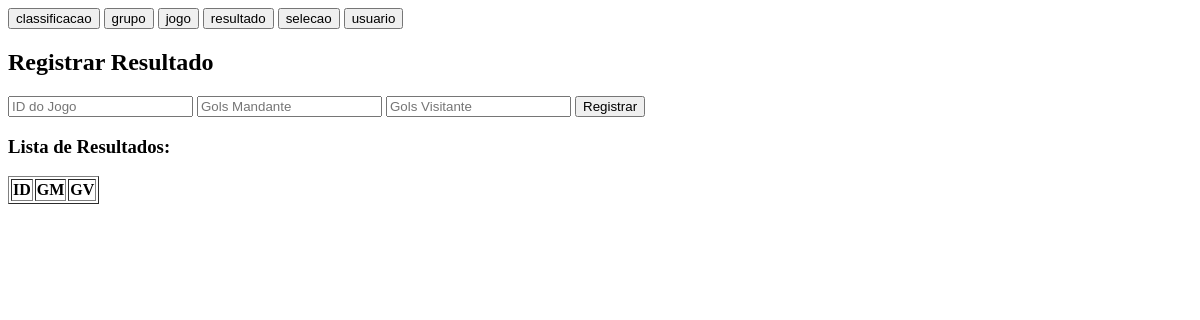
The app's page /, older data.
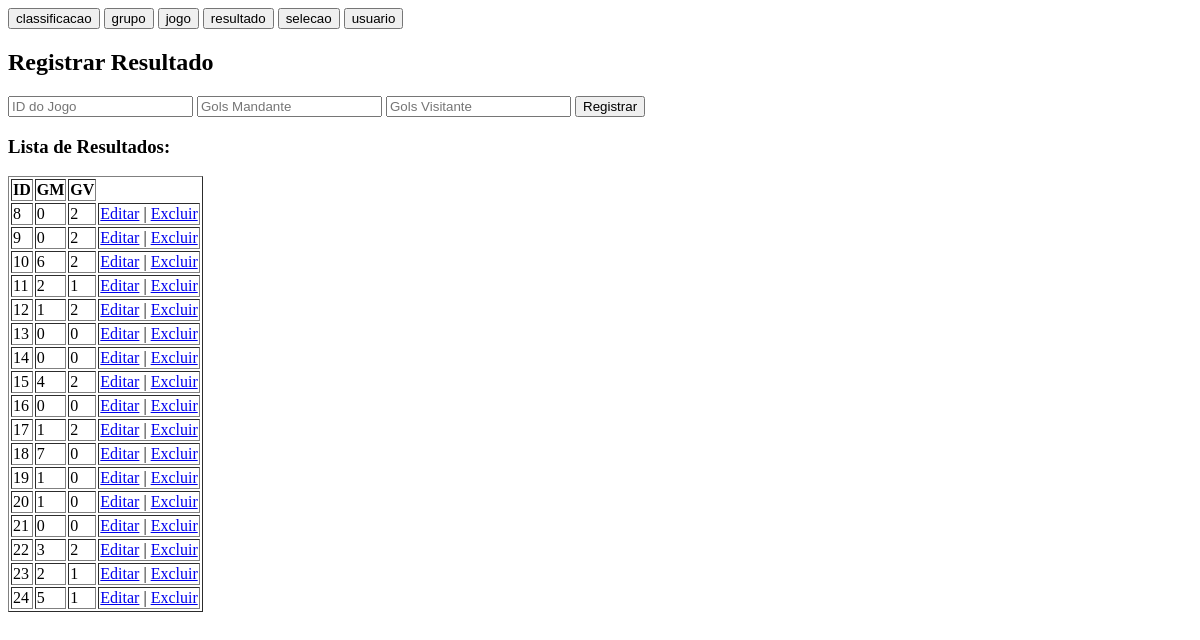
The same page, newer data.
### tables this page shows
CREATE TABLE `resultados` (
  `id` int(11) NOT NULL,
  `jogo_id` int(11) DEFAULT NULL,
  `gols_mandante` int(11) DEFAULT NULL,
  `gols_visitante` int(11) DEFAULT NULL
);

### MVC/Controller/ResultadoController.php (called while the page is built, shortened)
<?php
require_once "MVC/Model/ResultadoModel.php";
class ResultadoController {
    public function index() {
        $model = new ResultadoModel();
        $dados = $model->listar();
        require "MVC/View/resultado.php";
    }
}

### Config/Database.php (called while the page is built)
<?php
class Database {
    public static function connect() {
        return new PDO("mysql:host=localhost;dbname=copa", "root", "");
    }
}

### MVC/Model/ResultadoModel.php (called while the page is built, shortened)
<?php
require_once "Config/Database.php";
class ResultadoModel {
    public function listar(){
        return Database::connect()
            ->query("select*from resultados ")
            ->fetchAll();
    }
}

### MVC/View/resultado.php (the view, shortened to what this page needs)
<!DOCTYPE html>
<html>
<head>
    <link rel="stylesheet" href="css/style.css">
</head>
<body>
<h2>Registrar Resultado</h2>
<form method="POST" action="index.php?pagina=resultado&acao=inserir">
    <input type="number" name="jogo_id" placeholder="ID do Jogo" required>
    <input type="number" name="gols_mandante" placeholder="Gols Mandante" required>
    <input type="number" name="gols_visitante" placeholder="Gols Visitante" required>
    <button type="submit">Registrar</button>
</form>
<h3>Lista de Resultados:</h3>
<table border="1">
<tr>
    <th>ID</th>
    <th>GM</th>
    <th>GV</th>
</tr>
<?php
foreach ($dados as $resultado): ?>
<tr>
    <td><?= $resultado['jogo_id'] ?></td>
    <td><?=$resultado['gols_mandante']?></td>
    <td><?=$resultado['gols_visitante']?></td>
    <td>
                <a href="index.php?pagina=grupo&acao=editar&id=<?= $linha['id'] ?>">Editar</a>
                |
                <a href="index.php?pagina=grupo&acao=excluir&id=<?= $linha['id'] ?>"
                   onclick="return confirm('Tem certeza que deseja excluir?')">
                   Excluir
                </a>
            </td>
</tr>
<?php endforeach; ?>
</table>
</body>
</html>

### index.php (shortened to what this page needs)
<!DOCTYPE html>
<html lang="en">
<head>
</head>
<body>
    <form method="GET">
     <input type="submit" name="pagina" value="classificacao">
     <input type="submit" name="pagina" value="grupo">
     <input type="submit" name= "pagina" value="jogo">
     <input type="submit" name="pagina" value="resultado">
     <input type="submit" name="pagina" value="selecao">
     <input type="submit" name="pagina" value="usuario">
    </form>
</body>
</html>
<?php
$acao = $_GET['acao'] ?? 'index';
$controller = new $controllerName();
$controller->$acao();

Row changes from the older to the newer data that the page shows:
added resultados: jogo "8", gols_mandante "0", gols_visitante "2"
added resultados: jogo "9", gols_mandante "0", gols_visitante "2"
added resultados: jogo "10", gols_mandante "6", gols_visitante "2"
added resultados: jogo "11", gols_mandante "2", gols_visitante "1"
added resultados: jogo "12", gols_mandante "1", gols_visitante "2"
added resultados: jogo "13", gols_mandante "0", gols_visitante "0"
added resultados: jogo "14", gols_mandante "0", gols_visitante "0"
added resultados: jogo "15", gols_mandante "4", gols_visitante "2"
added resultados: jogo "16", gols_mandante "0", gols_visitante "0"
added resultados: jogo "17", gols_mandante "1", gols_visitante "2"
added resultados: jogo "18", gols_mandante "7", gols_visitante "0"
added resultados: jogo "19", gols_mandante "1", gols_visitante "0"
added resultados: jogo "20", gols_mandante "1", gols_visitante "0"
added resultados: jogo "21", gols_mandante "0", gols_visitante "0"
added resultados: jogo "22", gols_mandante "3", gols_visitante "2"
added resultados: jogo "23", gols_mandante "2", gols_visitante "1"
added resultados: jogo "24", gols_mandante "5", gols_visitante "1"
